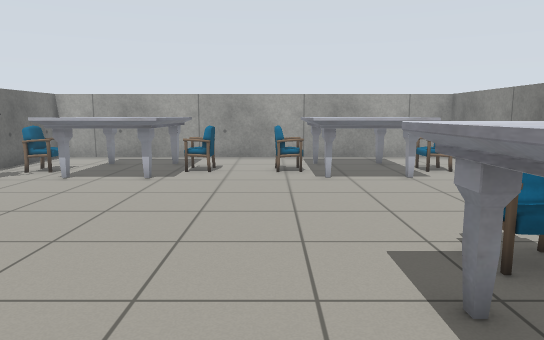
View 1 (above)

16 first-person views from a walk through a robot-simulator world made for Gazebo. The camera is 1 m above the floor, tilts 8° down and sees 70° across. The floor is counted in squares, 0.5 m on a side. Each view is taken from the middle of a square. On the plan, view 1 faces up. The plan holds only what a view shows up to about 19 squares ahead; the rest is blank. Some surface patterns are stand-ins.

View 2
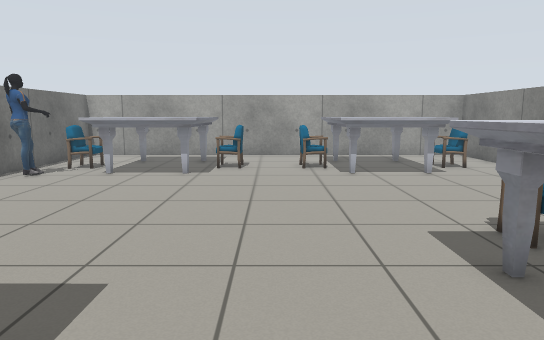

View 3
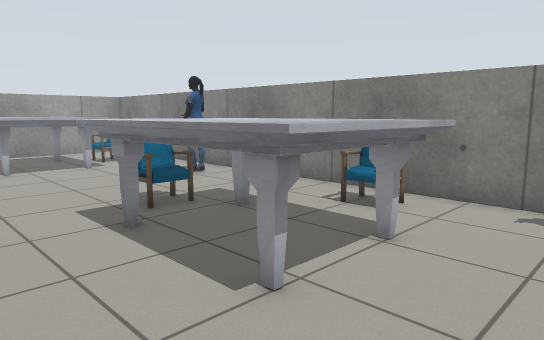

View 4
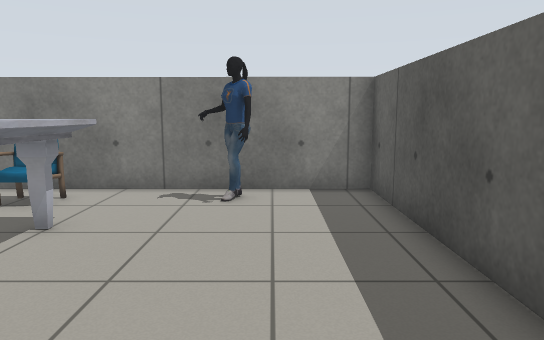

View 5
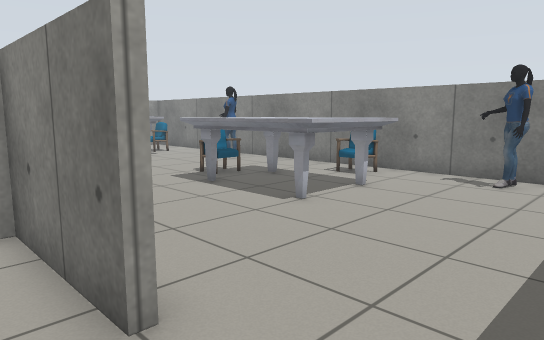

View 6
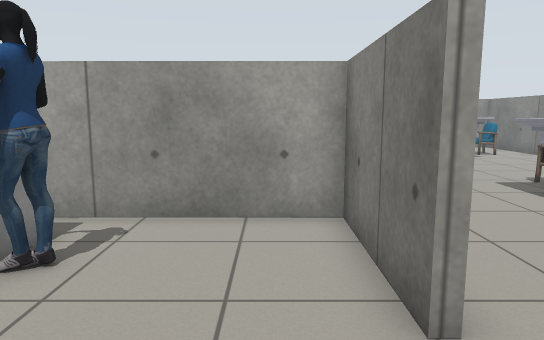

View 7
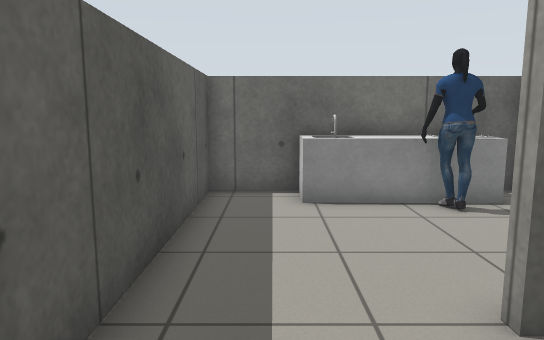

View 8
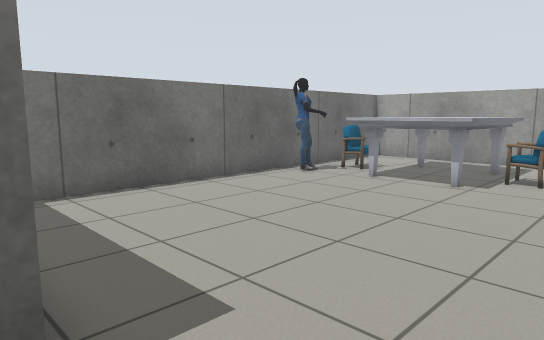

View 9
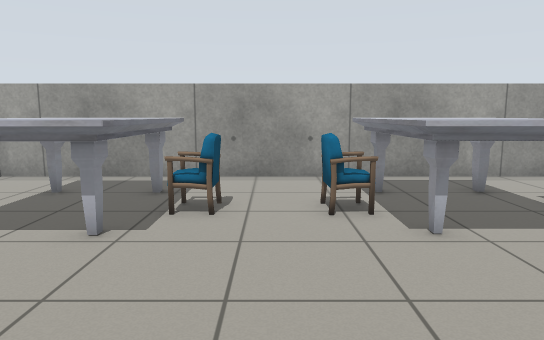

View 10
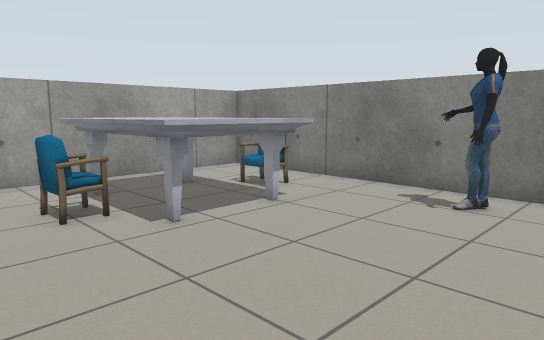

View 11
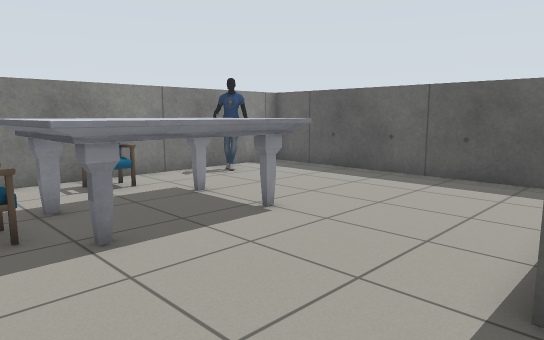

View 12
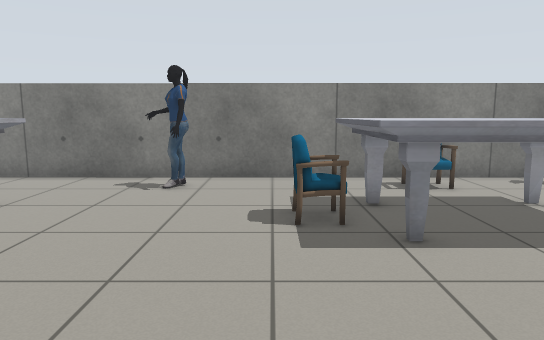

View 13
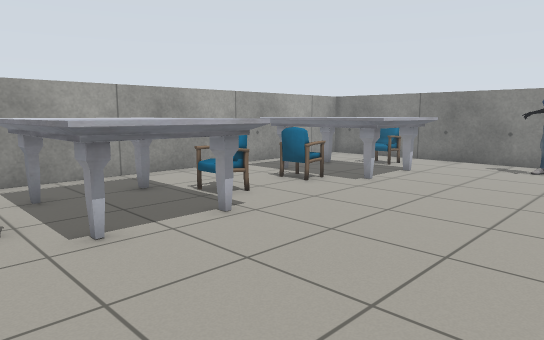

View 14
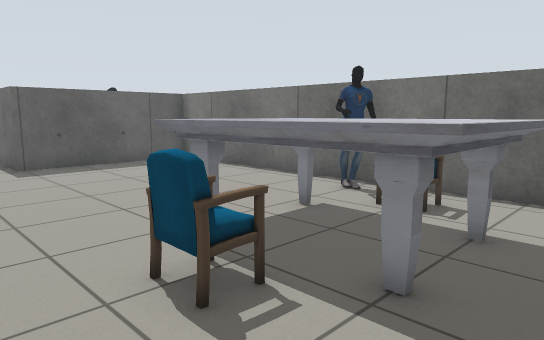

View 15
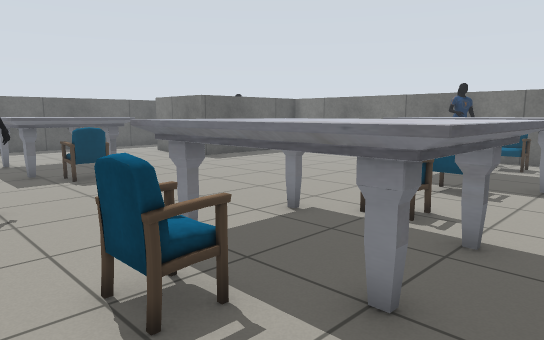

View 16
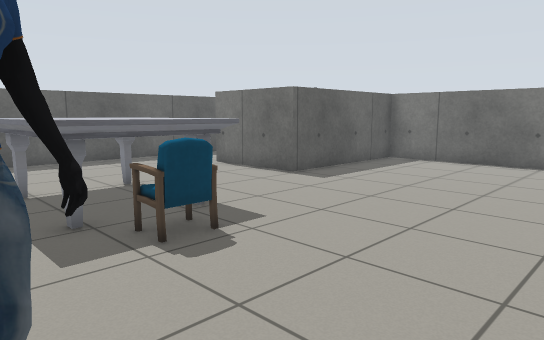

### Floor plan
Points are (right, up) in squares from view 1. A wall is a line through its corners. A room is listed if a view was taken in it or the views show most of it. See-through windows are left out.
Room 1 (views 1, 2, 3, 4, 7, 8, 9, 10, 11, 12, 13, 14, 15, 16)
walls: (-3.6, -6.7) (8.5, -6.7) (8.5, 18.7) (-10.2, 18.7) (-10.2, 1.8) (-3.3, 1.8) (-3.3, -2.8)
ways out: opening at (-3, -4.5) to room 2; gap at (-10, 12)
objects: person (-9, 12); chair (-9, 14) to (-8, 14); marble table (-7, 12) to (-4, 17); chair (-3, 14) to (-2, 15); chair (0, 14) to (1, 15); marble table (1, 12) to (5, 17); marble table (2, 0) to (5, 4); chair (3, 5) to (4, 5); chair (5, 14) to (6, 15); person (6, 9) to (7, 9); person (7, -3); chair (7, 1) to (7, 2)
Room 2 (views 5, 6)
walls: (-3.6, -2.8) (-3.6, 1.5) (-9.5, 1.5); (-10.3, -4.7) (-10.3, -6.7) (-3.6, -6.7); (-10.2, 1.5) (-10.2, 0.6)
ways out: opening at (-3, -4.5) to room 1
objects: counter (-10, -4) to (-9, 0); person (-9, -1) to (-8, -1)

Where each view was taken, in squares from view 1:
view 1: 0 up, 0 right, facing up
view 2: 1 down, 1 left, facing up
view 3: 3 down, 1 left, facing up-right
view 4: 4 down, 2 left, facing right
view 5: 6 down, 5 left, facing up-right
view 6: 6 down, 5 left, facing up
view 7: 5 down, 0 right, facing left
view 8: 1 up, 0 right, facing up-left
view 9: 6 up, 1 left, facing up
view 10: 6 up, 2 left, facing up-right
view 11: 6 up, 4 left, facing down-right
view 12: 6 up, 4 left, facing right
view 13: 6 up, 9 left, facing up-right
view 14: 18 up, 0 right, facing down-left
view 15: 18 up, 8 right, facing down-left
view 16: 11 up, 7 right, facing down-left
